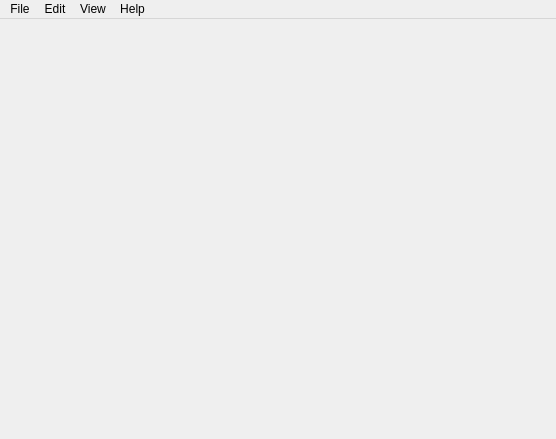
<?xml version="1.0" encoding="UTF-8"?>
<ui version="4.0">
 <class>MainWindow</class>
 <widget class="QMainWindow" name="MainWindow">
  <property name="geometry">
   <rect>
    <x>0</x>
    <y>0</y>
    <width>556</width>
    <height>439</height>
   </rect>
  </property>
  <property name="windowTitle">
   <string>MainWindow</string>
  </property>
  <widget class="QWidget" name="centralwidget"/>
  <widget class="QMenuBar" name="menubar">
   <property name="geometry">
    <rect>
     <x>0</x>
     <y>0</y>
     <width>556</width>
     <height>20</height>
    </rect>
   </property>
   <widget class="QMenu" name="menuFile">
    <property name="title">
     <string>File</string>
    </property>
   </widget>
   <widget class="QMenu" name="menuEdit">
    <property name="title">
     <string>Edit</string>
    </property>
   </widget>
   <widget class="QMenu" name="menuView">
    <property name="title">
     <string>View</string>
    </property>
   </widget>
   <widget class="QMenu" name="menuHelp">
    <property name="title">
     <string>Help</string>
    </property>
   </widget>
   <addaction name="menuFile"/>
   <addaction name="menuEdit"/>
   <addaction name="menuView"/>
   <addaction name="menuHelp"/>
  </widget>
 </widget>
 <resources/>
 <connections/>
</ui>
